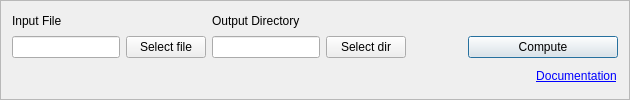
     <widget class="QFrame" name="bottomFrame">
      <property name="sizePolicy">
       <sizepolicy hsizetype="Preferred" vsizetype="Maximum">
        <horstretch>0</horstretch>
        <verstretch>0</verstretch>
       </sizepolicy>
      </property>
      <property name="minimumSize">
       <size>
        <width>0</width>
        <height>0</height>
       </size>
      </property>
      <property name="cursor">
       <cursorShape>PointingHandCursor</cursorShape>
      </property>
      <property name="styleSheet">
       <string notr="true"/>
      </property>
      <property name="frameShape">
       <enum>QFrame::StyledPanel</enum>
      </property>
      <property name="frameShadow">
       <enum>QFrame::Raised</enum>
      </property>
      <layout class="QGridLayout" name="gridLayout_2">
       <item row="1" column="1">
        <widget class="QPushButton" name="input_file_btn">
         <property name="text">
          <string>Select file</string>
         </property>
        </widget>
       </item>
       <item row="1" column="0">
        <widget class="QLineEdit" name="input_file_in"/>
       </item>
       <item row="0" column="0">
        <widget class="QLabel" name="input_file_lbl">
         <property name="sizePolicy">
          <sizepolicy hsizetype="Preferred" vsizetype="Maximum">
           <horstretch>0</horstretch>
           <verstretch>0</verstretch>
          </sizepolicy>
         </property>
         <property name="text">
          <string>Input File</string>
         </property>
        </widget>
       </item>
       <item row="1" column="4" colspan="2">
        <spacer name="horizontalSpacer">
         <property name="orientation">
          <enum>Qt::Horizontal</enum>
         </property>
         <property name="sizeType">
          <enum>QSizePolicy::Minimum</enum>
         </property>
         <property name="sizeHint" stdset="0">
          <size>
           <width>50</width>
           <height>1</height>
          </size>
         </property>
        </spacer>
       </item>
       <item row="1" column="2">
        <widget class="QLineEdit" name="output_dir_in"/>
       </item>
       <item row="0" column="2">
        <widget class="QLabel" name="output_dir_lbl">
         <property name="sizePolicy">
          <sizepolicy hsizetype="Preferred" vsizetype="Maximum">
           <horstretch>0</horstretch>
           <verstretch>0</verstretch>
          </sizepolicy>
         </property>
         <property name="styleSheet">
          <string notr="true">margin:0px;</string>
         </property>
         <property name="text">
          <string>Output Directory</string>
         </property>
        </widget>
       </item>
       <item row="1" column="3">
        <widget class="QPushButton" name="output_dir_btn">
         <property name="text">
          <string>Select dir</string>
         </property>
        </widget>
       </item>
       <item row="2" column="7">
        <widget class="QPushButton" name="documentation_link_btn">
         <property name="sizePolicy">
          <sizepolicy hsizetype="Preferred" vsizetype="Maximum">
           <horstretch>0</horstretch>
           <verstretch>0</verstretch>
          </sizepolicy>
         </property>
         <property name="styleSheet">
          <string notr="true">color: rgb(0, 0, 255);
text-decoration: underline;
font: 9pt &quot;Segoe UI&quot;;
margin-top:0px;
margin-bottom:0px;
</string>
         </property>
         <property name="text">
          <string>Documentation</string>
         </property>
         <property name="iconSize">
          <size>
           <width>16</width>
           <height>16</height>
          </size>
         </property>
         <property name="autoRepeatDelay">
          <number>301</number>
         </property>
         <property name="flat">
          <bool>true</bool>
         </property>
        </widget>
       </item>
       <item row="1" column="6" colspan="2">
        <widget class="QPushButton" name="compute_btn">
         <property name="sizePolicy">
          <sizepolicy hsizetype="Minimum" vsizetype="Maximum">
           <horstretch>0</horstretch>
           <verstretch>0</verstretch>
          </sizepolicy>
         </property>
         <property name="minimumSize">
          <size>
           <width>150</width>
           <height>0</height>
          </size>
         </property>
         <property name="baseSize">
          <size>
           <width>0</width>
           <height>0</height>
          </size>
         </property>
         <property name="font">
          <font>
           <pointsize>9</pointsize>
           <bold>false</bold>
          </font>
         </property>
         <property name="text">
          <string>Compute</string>
         </property>
         <property name="default">
          <bool>true</bool>
         </property>
         <property name="flat">
          <bool>false</bool>
         </property>
        </widget>
       </item>
       <item row="2" column="0" colspan="7">
        <spacer name="horizontalSpacer_2">
         <property name="orientation">
          <enum>Qt::Horizontal</enum>
         </property>
         <property name="sizeHint" stdset="0">
          <size>
           <width>40</width>
           <height>20</height>
          </size>
         </property>
        </spacer>
       </item>
      </layout>
     </widget>
